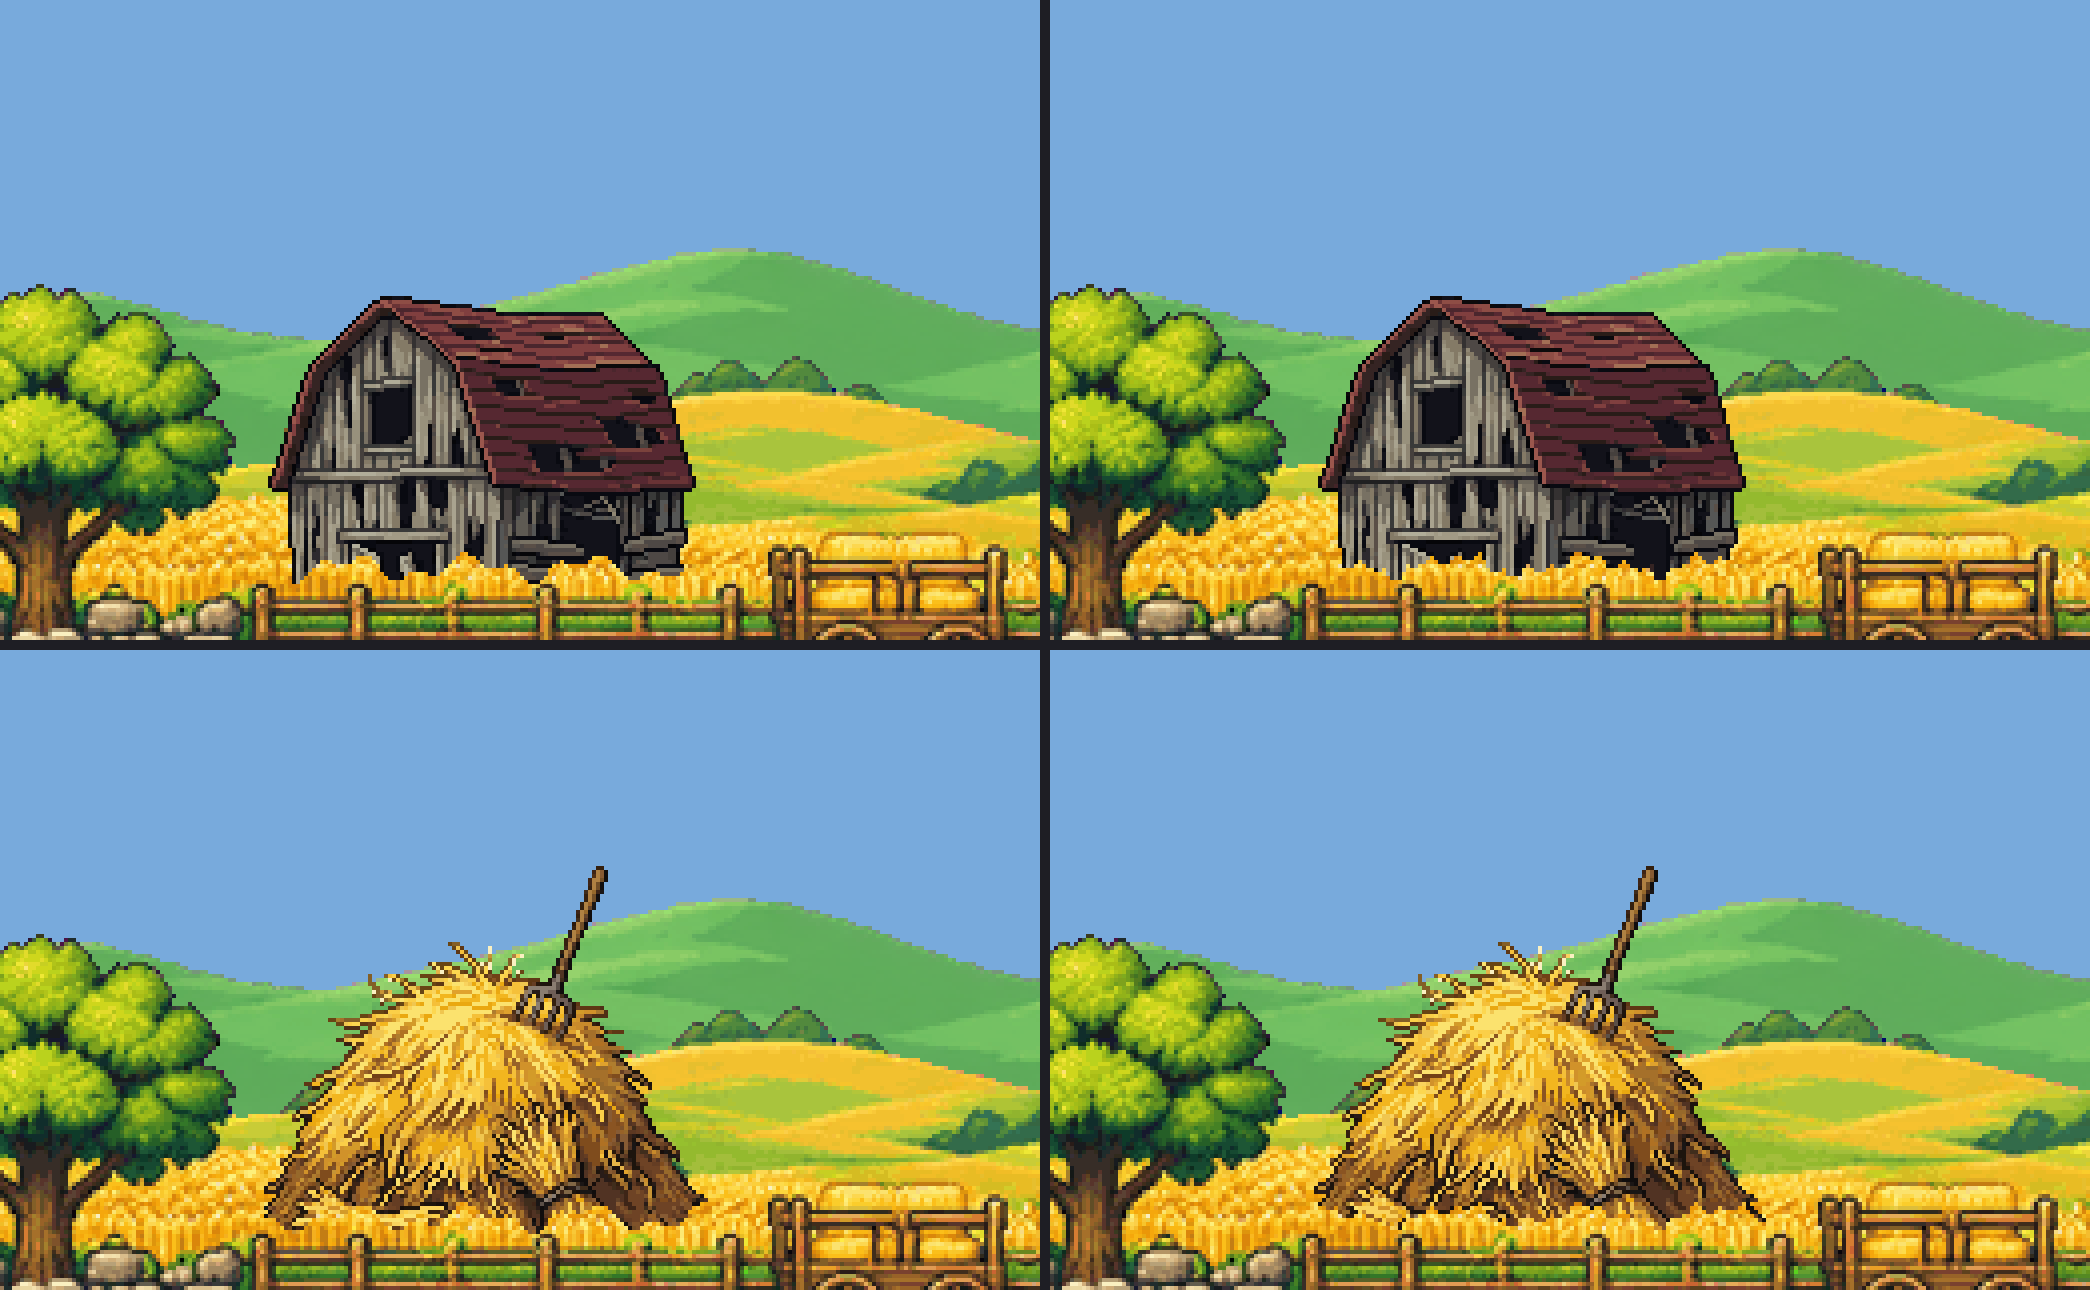

Generate this figure with Python:
# 앞 밀 윗선 시험: 곧은 선 대신 이삭 모양 — 여러 식을 같은 장면에 놓고 비교
import math, numpy as np
from PIL import Image
q = 2; LD = 31; W = 300 * q; H = 200 * q
back, mid, gr = [Image.open(f'plains_{k}.png').convert('RGBA') for k in ('back', 'mid', 'gr')]
def row(im, y): c = Image.new('RGBA', (W, H)); c.alpha_composite(im.crop((0, 0, min(W, im.width), im.height)), (0, round(y * q))); return c
def edge_sin(x): return 74 - int(round(4 + 3 * math.sin(x * 0.31) + 2 * math.sin(x * 0.83 + 1.3) + 1.5 * math.sin(x * 1.9 + 0.4)))
def edge_tex(x, m=np.asarray(mid)):   # 중경 밀 무늬를 따라: 74줄에서 위로, 밝은 이삭 칸이 이어지는 만큼 (최대 10줄)
    y = 74
    while y > 64 and m[y - 1, x, 0] > 170 and m[y - 1, x, 1] > 120: y -= 1
    return y + (x % 3 == 0)
def scene(art, ef):
    S = Image.new('RGBA', (W, H), (120, 170, 220, 255)); S.alpha_composite(row(back, 46 + LD)); my = 69.6 + LD; oy = round(my * q); S.alpha_composite(row(mid, my))
    p = Image.open(f'pick_{art}.png').convert('RGBA'); p = p.crop(p.getbbox()); X = 160 - p.width // 2; Y = oy + 90 - p.height; S.alpha_composite(p, (X, Y))
    for x in range(max(0, X - 4), X + p.width + 4):
        y0 = ef(x); S.alpha_composite(mid.crop((x, y0, x + 1, mid.height)), (x, oy + y0))
    S.alpha_composite(row(gr, 111 + LD)); return S.crop((40, 130, 300, 290))
def e_soft(x): return 74 - int(round(3 + 2.5 * math.sin(x * 0.21) + 1.5 * math.sin(x * 0.53 + 1.0)))
def e_tuft(x):   # 완만한 물결 + 5~7칸마다 이삭 하나(가운데 1 ~ 2줄 더 높게)
    b = 3 + 2 * math.sin(x * 0.19) + math.sin(x * 0.47 + 2.0); k = x % 6; tip = 2 if k == 3 else (1 if k in (2, 4) else 0)
    return 74 - int(round(b + tip))
outs = [scene('barn', f) for f in (e_soft, e_tuft)] + [scene('hay', f) for f in (e_soft, e_tuft)]
O = Image.new('RGBA', (2 * 260 * 4 + 10, 2 * 160 * 4 + 10), (30, 30, 36, 255))
for i, o in enumerate(outs): O.alpha_composite(o.resize((1040, 640), Image.NEAREST), ((i % 2) * 1050, (i // 2) * 650))
O.save('edgetest2.png')
